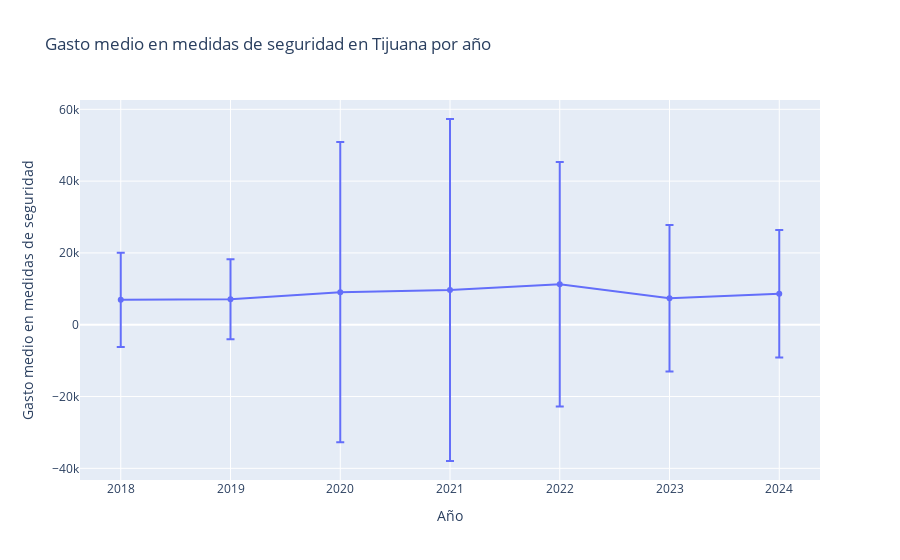

Notebook cell for this chart:
### Code cell
fig = px.line(
    x=range(2018, 2018 + len(means)),
    y=means,
    error_y=desviaciones,
    markers=True,
    labels={'x': 'Año', 'y': 'Gasto medio en medidas de seguridad'},
    title='Gasto medio en medidas de seguridad en Tijuana por año'
)
fig.show()

### Figure 1 — Plotly figure (JSON) as saved in the notebook; plotly's stock layout.template omitted (floating-point values rounded to 4 significant figures)
{"data": [{"error_y": {"array": [13100.0, 11140.0, 41840.0, 47630.0, 34070.0, 20420.0, 17750.0]}, "hovertemplate": "Año=%{x}<br>Gasto medio en medidas de seguridad=%{y}<extra></extra>", "legendgroup": "", "line": {"color": "#636efa", "dash": "solid"}, "marker": {"symbol": "circle"}, "mode": "lines+markers", "name": "", "orientation": "v", "showlegend": false, "type": "scatter", "x": [2018, 2019, 2020, 2021, 2022, 2023, 2024], "xaxis": "x", "y": [6919.0, 7108.0, 9073.0, 9669.0, 11260.0, 7362.0, 8613.0], "yaxis": "y"}], "layout": {"legend": {"tracegroupgap": 0}, "title": {"text": "Gasto medio en medidas de seguridad en Tijuana por año"}, "xaxis": {"anchor": "y", "domain": [0, 1], "title": {"text": "Año"}}, "yaxis": {"anchor": "x", "domain": [0, 1], "title": {"text": "Gasto medio en medidas de seguridad"}}}}
